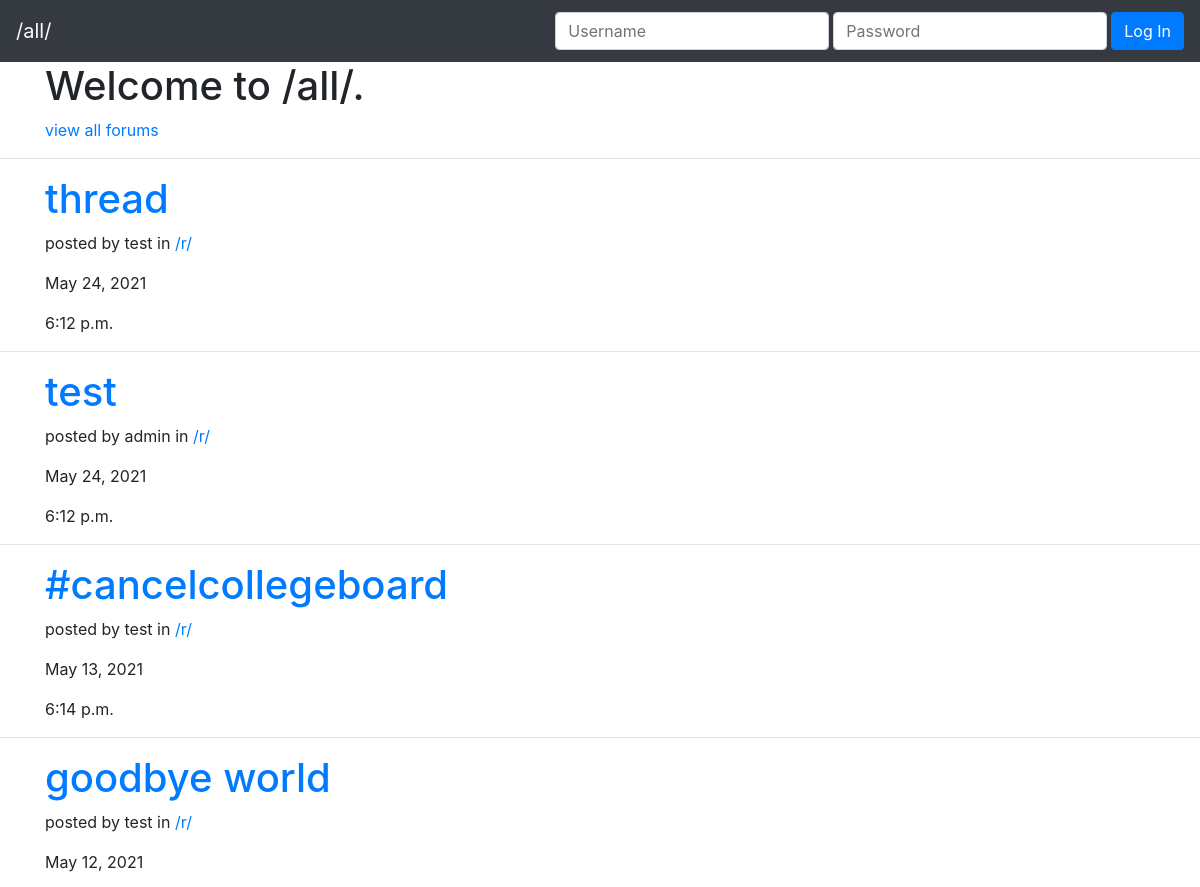
Before: /all/ (upper part) with the older database file.
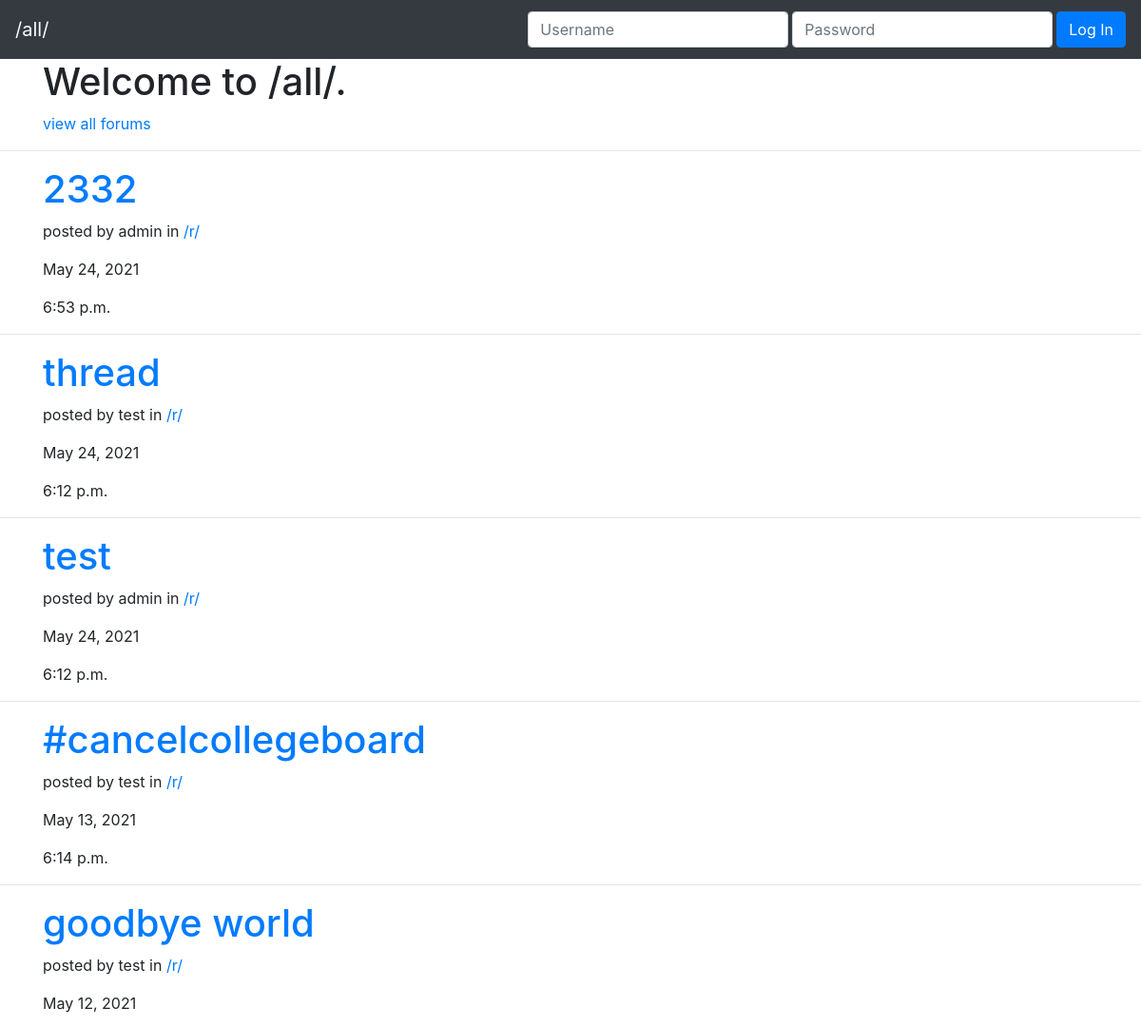
After: the same page with the newer database file.
### post/models.py (models this page shows, shortened)
class Post(models.Model):
    id = models.BigAutoField(primary_key=True)
    userPosted = models.ForeignKey(User, on_delete=models.CASCADE,null=True, blank=True)
    thread = models.ForeignKey(Thread, on_delete=models.CASCADE,null=True, blank=True)
    title = models.CharField(max_length=30)
    content = models.CharField(max_length=2000)
    pub_date = models.DateTimeField('date published')

class Thread(models.Model):
    title = models.TextField(max_length=3)

### post/views.py (the view, shortened to what this page needs)
# urls.py: path('all/', views.MainPage.as_view()),
class MainPage(View):
    def get(self, request):
        post_objects = Post.objects.order_by("-pub_date")
        context = {"post_objects": post_objects}
        return render(request, "post/index.html", context)

### post/templates/post/index.html (shortened to what this page needs)
<!DOCTYPE html>
<html lang="en">
<head>
    <link rel="stylesheet" href="https://maxcdn.bootstrapcdn.com/bootstrap/4.0.0/css/bootstrap.min.css"
 />
</head>
<body>
    <nav class="navbar navbar-expand-lg navbar-dark bg-dark">
        <a class="navbar-brand text-light" href="/all/">/all/</a>
        {% if user.is_authenticated %}
        <!-- If someone is logged in, we welocme them and give them <thead>
                opportunity to log out. -->
        <div class="collapse navbar-collapse" id="navbarText">
            <ul class="navbar-nav mr-auto">
                <!-- <li class="nav-item">
                    <span class="navbar-text"> Welcome, {{user}}! </span>
                </li> -->
                <li class="nav-item">
                    <a class="nav-link" href="../new/">Create Post</a>
                </li>
                <li class="nav-item">
                    <a class="nav-link" href="../new/thread">Create Thread</a>
                </li>
            </ul>
            <span class="navbar-text mr-3">
                Welcome, {{user}}!
            </span>
            <form class="form-inline" action="" method="POST">
                {% csrf_token %}
                <input type="hidden" name="logout" value="logout"></input>
                <button type="submit" class="btn btn-danger">Logout</button>
            </form>
        </div>
        {% else %}
        <div class="collapse navbar-collapse" id="navbarText">
            <form class="form-inline ml-auto" action="" method="POST">
                <input type="text" class="form-control mr-1 my-1" name="username" id="username" placeholder="Username" required />
                <input type="password" class="form-control mr-1 my-1" name="password" id="password" placeholder="Password" required />
                <button class="btn btn-primary my-2 my-sm-0" type="submit">
                    Log In
                </button>
            </form>
        </div>
        {% endif %}
    </nav>
    <div class="container">
        <h1>Welcome to /all/.</h1>
        <a href="/threads/">view all forums</a>
    </div>
    <hr />
    {% for post in post_objects %}
    <div class="container">
        <h1><a href="/posts/{{post.id}}">{{post.title}}</a></h1>
        <p>posted by {{post.userPosted}} in <a href="/threads/{{post.thread.id}}">/{{post.thread.title}}/</a></p>
        <p>{{post.pub_date.date}}</p>
        <p>{{post.pub_date.time}}</p>
    </div>
    <hr />
    {% endfor %}
</body>
</html>

Changed rows visible on the page:
added Post: title "2332", userPosted "admin", thread "r", pub_date "May 24, 2021", pub_date.time "6:53 p.m."
